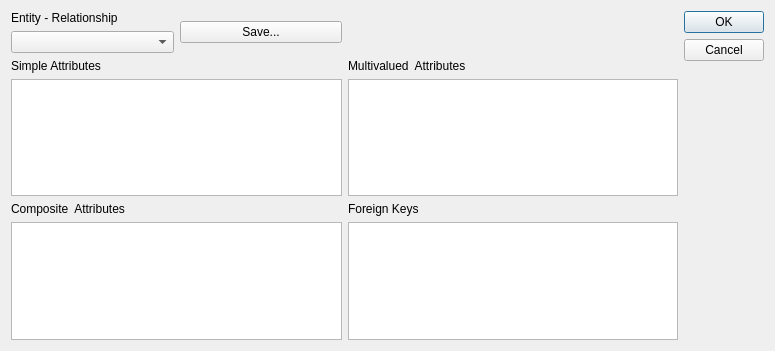
<?xml version="1.0" encoding="UTF-8"?>
<ui version="4.0">
 <class>SQLDialog</class>
 <widget class="QDialog" name="SQLDialog">
  <property name="geometry">
   <rect>
    <x>0</x>
    <y>0</y>
    <width>775</width>
    <height>351</height>
   </rect>
  </property>
  <property name="windowTitle">
   <string>Dialog</string>
  </property>
  <layout class="QGridLayout" name="gridLayout">
   <item row="0" column="0">
    <layout class="QHBoxLayout" name="horizontalLayout">
     <item>
      <layout class="QVBoxLayout" name="verticalLayout_5">
       <item>
        <widget class="QLabel" name="itemLabel">
         <property name="text">
          <string>Entity - Relationship</string>
         </property>
        </widget>
       </item>
       <item>
        <widget class="QComboBox" name="comboBox"/>
       </item>
      </layout>
     </item>
     <item>
      <widget class="QPushButton" name="savePButton">
       <property name="text">
        <string>Save...</string>
       </property>
      </widget>
     </item>
    </layout>
   </item>
   <item row="0" column="2" rowspan="2">
    <widget class="QDialogButtonBox" name="buttonBox">
     <property name="orientation">
      <enum>Qt::Vertical</enum>
     </property>
     <property name="standardButtons">
      <set>QDialogButtonBox::Cancel|QDialogButtonBox::Ok</set>
     </property>
    </widget>
   </item>
   <item row="1" column="0">
    <layout class="QVBoxLayout" name="verticalLayout">
     <item>
      <widget class="QLabel" name="label_3">
       <property name="text">
        <string>Simple Attributes</string>
       </property>
      </widget>
     </item>
     <item>
      <widget class="QTableWidget" name="SimpleTable"/>
     </item>
    </layout>
   </item>
   <item row="1" column="1">
    <layout class="QVBoxLayout" name="verticalLayout_3">
     <item>
      <widget class="QLabel" name="label_5">
       <property name="text">
        <string>Multivalued  Attributes</string>
       </property>
      </widget>
     </item>
     <item>
      <widget class="QTableWidget" name="MultTable"/>
     </item>
    </layout>
   </item>
   <item row="2" column="0">
    <layout class="QVBoxLayout" name="verticalLayout_2">
     <item>
      <widget class="QLabel" name="label_4">
       <property name="text">
        <string>Composite  Attributes</string>
       </property>
      </widget>
     </item>
     <item>
      <widget class="QTableWidget" name="CompTable"/>
     </item>
    </layout>
   </item>
   <item row="2" column="1">
    <layout class="QVBoxLayout" name="verticalLayout_4">
     <item>
      <widget class="QLabel" name="label_7">
       <property name="text">
        <string>Foreign Keys</string>
       </property>
      </widget>
     </item>
     <item>
      <widget class="QTableWidget" name="fkTable"/>
     </item>
    </layout>
   </item>
  </layout>
 </widget>
 <resources/>
 <connections>
  <connection>
   <sender>buttonBox</sender>
   <signal>accepted()</signal>
   <receiver>SQLDialog</receiver>
   <slot>accept()</slot>
   <hints>
    <hint type="sourcelabel">
     <x>248</x>
     <y>254</y>
    </hint>
    <hint type="destinationlabel">
     <x>157</x>
     <y>274</y>
    </hint>
   </hints>
  </connection>
  <connection>
   <sender>buttonBox</sender>
   <signal>rejected()</signal>
   <receiver>SQLDialog</receiver>
   <slot>reject()</slot>
   <hints>
    <hint type="sourcelabel">
     <x>316</x>
     <y>260</y>
    </hint>
    <hint type="destinationlabel">
     <x>286</x>
     <y>274</y>
    </hint>
   </hints>
  </connection>
 </connections>
</ui>
